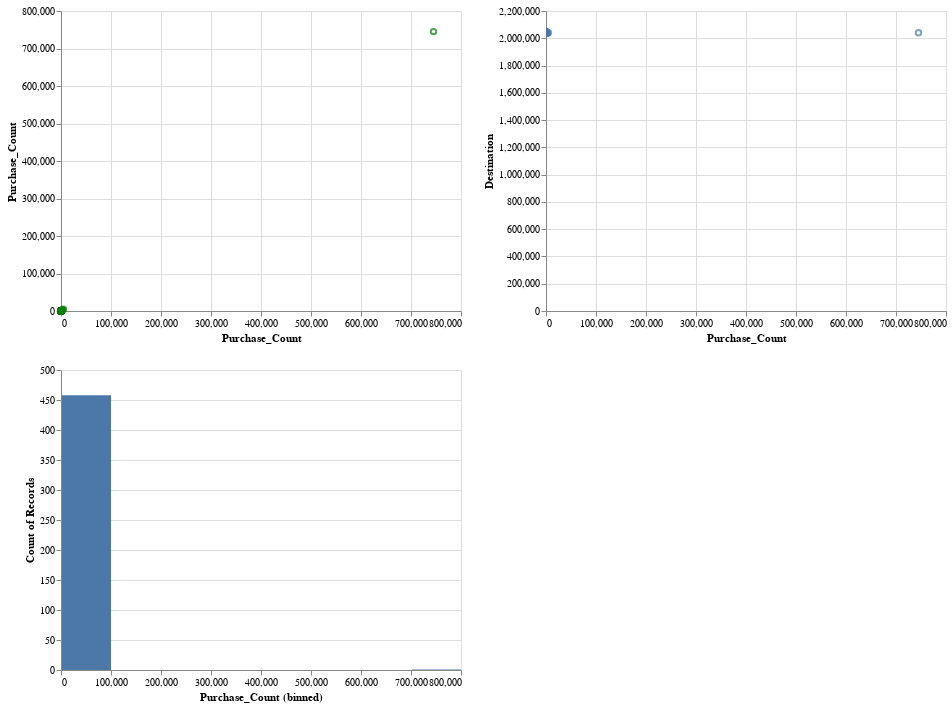

Here is the notebook cell this chart was saved with:
### Code cell
(scatter | scatter2) & histogram

### Figure 1 — Vega-Lite specification as saved in the notebook (floating-point values rounded to 4 significant figures; data arrays with more than 128 entries replaced by an {"elided": "..."} marker saying what was removed)
{"$schema": "https://vega.github.io/schema/vega-lite/v2.4.3.json", "config": {"view": {"height": 300, "width": 400}}, "vconcat": [{"hconcat": [{"data": {"values": {"elided": "459 records"}}, "encoding": {"color": {"condition": {"selection": "selector118", "value": "green"}, "value": "blue"}, "x": {"field": "Purchase_Count", "type": "quantitative"}, "y": {"field": "Purchase_Count", "type": "quantitative"}}, "mark": "point", "selection": {"selector118": {"encodings": ["x", "y"], "mark": {"fill": "#333", "fillOpacity": 0.125, "stroke": "white"}, "on": "[mousedown, window:mouseup] > window:mousemove!", "resolve": "global", "translate": "[mousedown, window:mouseup] > window:mousemove!", "type": "interval", "zoom": "wheel!"}}}, {"data": {"values": {"elided": "459 records"}}, "encoding": {"tooltip": {"field": "Destination_Names", "type": "nominal"}, "x": {"field": "Purchase_Count", "type": "quantitative"}, "y": {"field": "Destination", "type": "quantitative"}}, "mark": "point", "selection": {"selector129": {"bind": "scales", "encodings": ["x", "y"], "mark": {"fill": "#333", "fillOpacity": 0.125, "stroke": "white"}, "on": "[mousedown, window:mouseup] > window:mousemove!", "resolve": "global", "translate": "[mousedown, window:mouseup] > window:mousemove!", "type": "interval", "zoom": "wheel!"}}, "transform": [{"filter": {"selection": "selector118"}}]}]}, {"data": {"values": {"elided": "459 records"}}, "encoding": {"x": {"bin": true, "field": "Purchase_Count", "type": "quantitative"}, "y": {"aggregate": "count", "type": "quantitative"}}, "mark": "bar", "selection": {"selector125": {"bind": "scales", "encodings": ["x", "y"], "mark": {"fill": "#333", "fillOpacity": 0.125, "stroke": "white"}, "on": "[mousedown, window:mouseup] > window:mousemove!", "resolve": "global", "translate": "[mousedown, window:mouseup] > window:mousemove!", "type": "interval", "zoom": "wheel!"}}, "transform": [{"filter": {"selection": "selector118"}}]}]}
